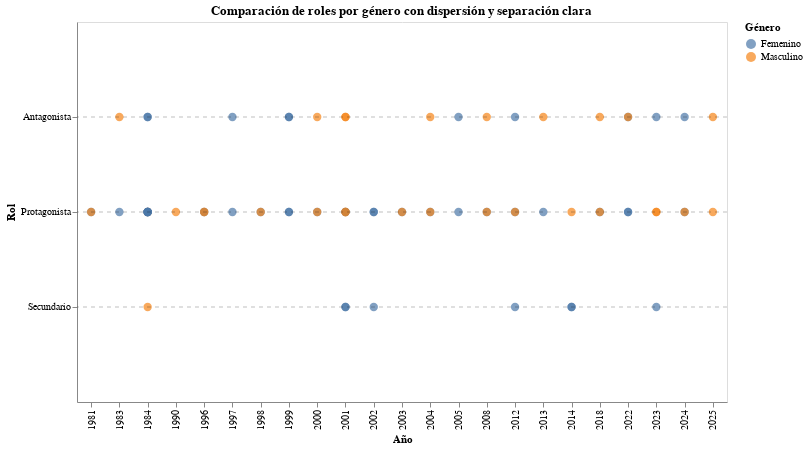

Notebook code cell kept with this figure:
### Code cell
import altair as alt
import pandas as pd

# Cargar datos
df = pd.read_excel('/content/database_limpia_intento2.xlsx')

# Orden de roles
role_order = ['Protagonista', 'Antagonista', 'Secundario']

chart = alt.Chart(df).mark_circle(size=70).encode(
    x=alt.X('año:O', title='Año'),
    y=alt.Y('roles:N', title='Rol', sort=role_order,
            scale=alt.Scale(padding=30)),  # separación visual por rol
    color=alt.Color('genero:N', title='Género'),
    yOffset='offset_jitter:Q',  # aplicamos combinación aquí
    tooltip=['personaje', 'roles', 'genero', 'año']
).transform_calculate(
    # offset por género + jitter aleatorio interno
    offset_jitter="(datum.genero == 'Femenino' ? 0.25 : -0.25) + ((random() - 0.5) * 0.4)"
).properties(
    title='Comparación de roles por género con dispersión y separación clara',
    width=650,
    height=380
)

# Añadir líneas divisorias entre roles
divider_df = pd.DataFrame({'y': role_order})
dividers = alt.Chart(divider_df).mark_rule(strokeDash=[4, 4], opacity=0.25).encode(y='y:N')

(chart + dividers)

### Figure 1 — Vega-Lite specification as saved in the notebook (floating-point values rounded to 4 significant figures)
{"config": {"view": {"continuousWidth": 300, "continuousHeight": 300}}, "layer": [{"data": {"name": "data-3c7b47b61f50ec7dff161e52dd49c752"}, "mark": {"type": "circle", "size": 70}, "encoding": {"color": {"field": "genero", "title": "Género", "type": "nominal"}, "tooltip": [{"field": "personaje", "type": "nominal"}, {"field": "roles", "type": "nominal"}, {"field": "genero", "type": "nominal"}, {"field": "año", "type": "quantitative"}], "x": {"field": "año", "title": "Año", "type": "ordinal"}, "y": {"field": "roles", "scale": {"padding": 30}, "sort": ["Protagonista", "Antagonista", "Secundario"], "title": "Rol", "type": "nominal"}, "yOffset": {"field": "offset_jitter", "type": "quantitative"}}, "title": "Comparación de roles por género con dispersión y separación clara", "transform": [{"calculate": "(datum.genero == 'Femenino' ? 0.25 : -0.25) + ((random() - 0.5) * 0.4)", "as": "offset_jitter"}]}, {"data": {"name": "data-89327bd7f3db8a554a0ee32d0e0aefe3"}, "mark": {"type": "rule", "opacity": 0.25, "strokeDash": [4, 4]}, "encoding": {"y": {"field": "y", "type": "nominal"}}}], "height": 380, "width": 650, "$schema": "https://vega.github.io/schema/vega-lite/v5.20.1.json", "datasets": {"data-3c7b47b61f50ec7dff161e52dd49c752": [{"personaje": "Marcia Espínola", "genero": "Femenino", "roles": "Protagonista", "teleserie": "La madrastra", "genero-teleserie": "Drama", "canal": "T13", "año": 1981, "tipo-de-accion": "Regresa después de 20 años para demostrar su inocencia", "estado-civil": "Casado", "fuerza-actua": "Perjudicada", "agrupaciones": "Conflictivo"}, {"personaje": "Esteban San Lucas", "genero": "Masculino", "roles": "Protagonista", "teleserie": "La madrastra", "genero-teleserie": "Drama", "canal": "T13", "año": 1981, "tipo-de-accion": "Le miente a sus hijos y encierra a su esposa en la cárcel ", "estado-civil": "Casado", "fuerza-actua": "Poderoso", "agrupaciones": "Dominante"}, {"personaje": "Dalia Venezzia", "genero": "Femenino", "roles": "Protagonista", "teleserie": "La noche del cobarde", "genero-teleserie": "Drama", "canal": "T13", "año": 1983, "tipo-de-accion": "Busca venganza de quien la violó", "estado-civil": "Soltero", "fuerza-actua": "Justicia", "agrupaciones": "Emotivo"}, {"personaje": "Almiro Villarrobles ", "genero": "Masculino", "roles": "Antagonista", "teleserie": "La noche del cobarde", "genero-teleserie": "Drama", "canal": "T13", "año": 1983, "tipo-de-accion": "Vuelve al pueblo donde viejas culpas lo persiguen", "estado-civil": "Soltero", "fuerza-actua": "Justicia", "agrupaciones": "Emotivo"}, {"personaje": "Hernán Ugalde ", "genero": "Masculino", "roles": "Protagonista", "teleserie": "La torre 10", "genero-teleserie": "Drama", "canal": "TVN", "año": 1984, "tipo-de-accion": "Llega a la torre pero se enfrenta con su exesposa y diversos problemas", "estado-civil": "Viudo", "fuerza-actua": "Perjudicada", "agrupaciones": "Conflictivo"}, {"personaje": "Thelma Bernhardt", "genero": "Femenino", "roles": "Antagonista", "teleserie": "La torre 10", "genero-teleserie": "Drama", "canal": "TVN", "año": 1984, "tipo-de-accion": "Enamorada, cobra venganzas y daña para que esten con ella", "estado-civil": "Soltero", "fuerza-actua": "Venganza", "agrupaciones": "Emotivo"}, {"personaje": "Teresa Rodríguez", "genero": "Femenino", "roles": "Protagonista", "teleserie": "Las herederas", "genero-teleserie": "Drama", "canal": "T13", "año": 1984, "tipo-de-accion": "Debe recibirse de periodista para obtener la herencia", "estado-civil": "Soltero", "fuerza-actua": "Obligada", "agrupaciones": "Emotivo"}, {"personaje": "Patricia Duval", "genero": "Femenino", "roles": "Protagonista", "teleserie": "Las herederas", "genero-teleserie": "Drama", "canal": "T13", "año": 1984, "tipo-de-accion": "Debe casarse con Rafael para obtener la herencia ", "estado-civil": "Soltero", "fuerza-actua": "Obligada", "agrupaciones": "Emotivo"}, {"personaje": "Isadora Duval", "genero": "Femenino", "roles": "Protagonista", "teleserie": "Las herederas", "genero-teleserie": "Drama", "canal": "T13", "año": 1984, "tipo-de-accion": "Debe dejar su carrera e irse a vivir a una hacienda para obtener la herencia", "estado-civil": "Soltero", "fuerza-actua": "Obligada", "agrupaciones": "Emotivo"}, {"personaje": "Ana María Zelada", "genero": "Femenino", "roles": "Protagonista", "teleserie": "Las herederas", "genero-teleserie": "Drama", "canal": "T13", "año": 1984, "tipo-de-accion": "Debe vivir con su madre a la que no conoce para recibir la herencia ", "estado-civil": "Soltero", "fuerza-actua": "Obligada", "agrupaciones": "Emotivo"}, {"personaje": "Gilda Díaz-Steiner", "genero": "Femenino", "roles": "Protagonista", "teleserie": "Las herederas", "genero-teleserie": "Drama", "canal": "T13", "año": 1984, "tipo-de-accion": "Debe volver al país para obtener la herencia", "estado-civil": "Soltero", "fuerza-actua": "Obligada", "agrupaciones": "Emotivo"}, {"personaje": "Ladislao Duval", "genero": "Masculino", "roles": "Secundario", "teleserie": "Las herederas", "genero-teleserie": "Drama", "canal": "T13", "año": 1984, "tipo-de-accion": "Deja una herencia a mujeres que no compartían nada en común", "estado-civil": "Soltero", "fuerza-actua": "Poderoso", "agrupaciones": "Dominante"}, {"personaje": "Artemisa Mykonos ", "genero": "Femenino", "roles": "Protagonista", "teleserie": "Los títeres", "genero-teleserie": "Drama", "canal": "T13", "año": 1984, "tipo-de-accion": "Busca venganza de quien le hacia bullying toda su vida", "estado-civil": "Prometido", "fuerza-actua": "Perjudicada", "agrupaciones": "Conflictivo"}, {"personaje": "Adriana Godan", "genero": "Femenino", "roles": "Antagonista", "teleserie": "Los títeres", "genero-teleserie": "Drama", "canal": "T13", "año": 1984, "tipo-de-accion": "Trata de dañar a la protagonista con el poder y la belleza que tiene", "estado-civil": "Soltero", "fuerza-actua": "Poderoso", "agrupaciones": "Dominante"}, {"personaje": "Leo Castillo ", "genero": "Masculino", "roles": "Protagonista", "teleserie": "¿Te conté?", "genero-teleserie": "Drama", "canal": "T13", "año": 1990, "tipo-de-accion": "Debe escoger entre dos enamoradas", "estado-civil": "Soltero", "fuerza-actua": "Líder", "agrupaciones": "Dominante"}, {"personaje": "Federico Valdivieso", "genero": "Masculino", "roles": "Protagonista", "teleserie": "Sucupira ", "genero-teleserie": "Comedia", "canal": "TVN", "año": 1996, "tipo-de-accion": "Se postula a alcalde con un pésimo programa", "estado-civil": "Soltero", "fuerza-actua": "Poderoso", "agrupaciones": "Dominante"}, {"personaje": "Mariana Montero", "genero": "Femenino", "roles": "Protagonista", "teleserie": "Sucupira ", "genero-teleserie": "Comedia", "canal": "TVN", "año": 1996, "tipo-de-accion": "Se postula a alcalde para poder tener más poder", "estado-civil": "Viudo", "fuerza-actua": "Poderoso", "agrupaciones": "Dominante"}, {"personaje": "Emilio", "genero": "Masculino", "roles": "Protagonista", "teleserie": "Playa salvaje", "genero-teleserie": "Comedia", "canal": "TVN", "año": 1996, "tipo-de-accion": "Joven surfista que debe enfrentar sus traumas del pasado", "estado-civil": "En relación", "fuerza-actua": "Perjudicada", "agrupaciones": "Conflictivo"}, {"personaje": "Paulina ", "genero": "Femenino", "roles": "Protagonista", "teleserie": "Playa salvaje", "genero-teleserie": "Drama", "canal": "T13", "año": 1997, "tipo-de-accion": "Novia de emilio que se preocupa de él pero sus miedos la frenan", "estado-civil": "En relación", "fuerza-actua": "Enamorada", "agrupaciones": "Emotivo"}, {"personaje": "Gabriela Ossandón", "genero": "Femenino", "roles": "Antagonista", "teleserie": "Playa salvaje", "genero-teleserie": "Drama", "canal": "T13", "año": 1997, "tipo-de-accion": "Dueña de una empresa que la conecta con una fallecida de la playa", "estado-civil": "Soltero", "fuerza-actua": "Poderoso", "agrupaciones": "Dominante"}, {"personaje": "Vaitea Ahoa Tuki ", "genero": "Femenino", "roles": "Protagonista", "teleserie": "Iorana ", "genero-teleserie": "Comedia romántica", "canal": "TVN", "año": 1998, "tipo-de-accion": "Se quiere casar pero no puede por el padre de su novio", "estado-civil": "Prometido", "fuerza-actua": "Perjudicada", "agrupaciones": "Conflictivo"}, {"personaje": "Cristián", "genero": "Masculino", "roles": "Protagonista", "teleserie": "Iorana ", "genero-teleserie": "Comedia romántica", "canal": "TVN", "año": 1998, "tipo-de-accion": "Se quiere casar pero su padre vuelve a la isla y debe resolver los conflictos que dejo", "estado-civil": "Prometido", "fuerza-actua": "Perjudicada", "agrupaciones": "Conflictivo"}, {"personaje": "Catalina Chamorro", "genero": "Femenino", "roles": "Protagonista", "teleserie": "La fiera", "genero-teleserie": "Comedia romántica", "canal": "TVN", "año": 1999, "tipo-de-accion": "La quieren casar obligada pero se mantiene alejada por su fuerte carácter", "estado-civil": "Soltero", "fuerza-actua": "Obligada", "agrupaciones": "Emotivo"}, {"personaje": "Magdalena Ossandón", "genero": "Femenino", "roles": "Antagonista", "teleserie": "La fiera", "genero-teleserie": "Comedia romántica", "canal": "TVN", "año": 1999, "tipo-de-accion": "Mantiene una relacion con el hermano de la protagonista pero busca dañarla", "estado-civil": "Soltero", "fuerza-actua": "Poderoso", "agrupaciones": "Dominante"}, {"personaje": "Emilia Patiño", "genero": "Femenino", "roles": "Protagonista", "teleserie": "Aquelarre", "genero-teleserie": "Drama", "canal": "TVN", "año": 1999, "tipo-de-accion": "Se hace cargo de administrar las tierras de su padre, se enamora del hijo de Elena", "estado-civil": "Prometido", "fuerza-actua": "Poderoso", "agrupaciones": "Dominante"}, {"personaje": "Elena Vergara", "genero": "Femenino", "roles": "Antagonista", "teleserie": "Aquelarre", "genero-teleserie": "Drama", "canal": "TVN", "año": 1999, "tipo-de-accion": "Es benefactora de su pueblo, odia a su hijo sobre todo", "estado-civil": "Soltero", "fuerza-actua": "Poderoso", "agrupaciones": "Dominante"}, {"personaje": "Jovanka Antich", "genero": "Femenino", "roles": "Protagonista", "teleserie": "Romané", "genero-teleserie": "Comedia romántica", "canal": "TVN", "año": 2000, "tipo-de-accion": "Joven madre que es humillada por su primer esposo y vuelve a Chile con un secreto", "estado-civil": "Soltero", "fuerza-actua": "Perjudicada", "agrupaciones": "Conflictivo"}, {"personaje": "Padre Juan Bautista Domínguez", "genero": "Masculino", "roles": "Protagonista", "teleserie": "Romané", "genero-teleserie": "Comedia romántica", "canal": "TVN", "año": 2000, "tipo-de-accion": "Padre que se enamora de la protagonista pero es hermano de su primer marido", "estado-civil": "Soltero", "fuerza-actua": "Perjudicada", "agrupaciones": "Conflictivo"}, {"personaje": "Rafael Antonio Domínguez", "genero": "Masculino", "roles": "Antagonista", "teleserie": "Romané", "genero-teleserie": "Comedia romántica", "canal": "TVN", "año": 2000, "tipo-de-accion": "Es padre de una hija de la protagonista pero no lo sabe", "estado-civil": "Soltero", "fuerza-actua": "Perjudicada", "agrupaciones": "Conflictivo"}, {"personaje": "Fernanda", "genero": "Femenino", "roles": "Secundario", "teleserie": "Amores de mercado", "genero-teleserie": "Comedia", "canal": "TVN", "año": 2001, "tipo-de-accion": "Enamorada de Rodolfo no sabe que es su otro hermano", "estado-civil": "Prometido", "fuerza-actua": "Enamorada", "agrupaciones": "Emotivo"}, {"personaje": "Betsabé", "genero": "Femenino", "roles": "Secundario", "teleserie": "Amores de mercado", "genero-teleserie": "Comedia", "canal": "TVN", "año": 2001, "tipo-de-accion": "Novia enamorada de Pelluco que no sabe que es otra persona quien trabaja en el mercado", "estado-civil": "Soltero", "fuerza-actua": "Enamorada", "agrupaciones": "Emotivo"}, {"personaje": "Pelluco", "genero": "Masculino", "roles": "Protagonista", "teleserie": "Amores de mercado", "genero-teleserie": "Comedia", "canal": "TVN", "año": 2001, "tipo-de-accion": "Es de clase media que trabaja en el mercado pero sin saberlo cambia de vida con su gemelo", "estado-civil": "Soltero", "fuerza-actua": "Afectado", "agrupaciones": "Emotivo"}, {"personaje": "Rodolfo", "genero": "Masculino", "roles": "Protagonista", "teleserie": "Amores de mercado", "genero-teleserie": "Comedia", "canal": "TVN", "año": 2001, "tipo-de-accion": "Es de clase alta, vive con lujos pero cambia de vida y entra a trabajar al mercado", "estado-civil": "Prometido", "fuerza-actua": "Afectado", "agrupaciones": "Emotivo"}, {"personaje": "Ignacio Valdés", "genero": "Masculino", "roles": "Antagonista", "teleserie": "Amores de mercado", "genero-teleserie": "Comedia", "canal": "TVN", "año": 2001, "tipo-de-accion": "Hermanastro que busca quedarse con Fernanda", "estado-civil": "Soltero", "fuerza-actua": "Ambición ", "agrupaciones": "Dominante"}, {"personaje": "Inés Clark García", "genero": "Femenino", "roles": "Protagonista", "teleserie": "Pampa ilusión", "genero-teleserie": "Comedia romántica", "canal": "TVN", "año": 2001, "tipo-de-accion": "Se hace pasar por hombre en el día para acercarse a su papá y descubrir su pasado", "estado-civil": "Soltero", "fuerza-actua": "Decisivo ", "agrupaciones": "Dominante"}, {"personaje": "José Miguel Inostroza", "genero": "Masculino", "roles": "Protagonista", "teleserie": "Pampa ilusión", "genero-teleserie": "Comedia romántica", "canal": "TVN", "año": 2001, "tipo-de-accion": "Se enamora pérdidamente de Inés, sin  saber que es hija de su patrón", "estado-civil": "Soltero", "fuerza-actua": "Enamorada", "agrupaciones": "Emotivo"}, {"personaje": "William Clark Stevensons", "genero": "Masculino", "roles": "Antagonista", "teleserie": "Pampa ilusión", "genero-teleserie": "Comedia romántica", "canal": "TVN", "año": 2001, "tipo-de-accion": "Es un empresario que odia a su hija y que tratara de hacer todo lo posible para vivir cómodo y en paz", "estado-civil": "Casado", "fuerza-actua": "Poderoso", "agrupaciones": "Dominante"}, {"personaje": "Olga Soto", "genero": "Femenino", "roles": "Protagonista", "teleserie": "El circo de las Montini", "genero-teleserie": "Comedia", "canal": "TVN", "año": 2002, "tipo-de-accion": "Dueña del circo que busca dejar a una de sus hijas a cargo", "estado-civil": "Viudo", "fuerza-actua": "Poderoso", "agrupaciones": "Dominante"}, {"personaje": "Olga segunda", "genero": "Femenino", "roles": "Protagonista", "teleserie": "El circo de las Montini", "genero-teleserie": "Comedia", "canal": "TVN", "año": 2002, "tipo-de-accion": "Hija preferida que esconde el secreto de su hija y cuando regresa trae problemas del pasado", "estado-civil": "Soltero", "fuerza-actua": "Poderoso", "agrupaciones": "Dominante"}, {"personaje": "Olga tercera", "genero": "Femenino", "roles": "Secundario", "teleserie": "El circo de las Montini", "genero-teleserie": "Comedia", "canal": "TVN", "año": 2002, "tipo-de-accion": "Hija de Olga segunda, se enamora de su papá sin saber quien es", "estado-civil": "Soltero", "fuerza-actua": "Perjudicada", "agrupaciones": "Conflictivo"}, {"personaje": "Valentina Fernández de Mercader", "genero": "Femenino", "roles": "Protagonista", "teleserie": "Machos", "genero-teleserie": "Drama", "canal": "T13", "año": 2003, "tipo-de-accion": "Esposa del connotado médico, padre de 7 hijos", "estado-civil": "Casado", "fuerza-actua": "Perjudicada", "agrupaciones": "Conflictivo"}, {"personaje": "Ángel Mercader", "genero": "Masculino", "roles": "Protagonista", "teleserie": "Machos", "genero-teleserie": "Drama", "canal": "T13", "año": 2003, "tipo-de-accion": "Famoso médico que trata de educar a sus hijos como machos", "estado-civil": "Casado", "fuerza-actua": "Poderoso", "agrupaciones": "Dominante"}, {"personaje": "Matilde del Solar", "genero": "Femenino", "roles": "Protagonista", "teleserie": "Los pincheira", "genero-teleserie": "Drama", "canal": "TVN", "año": 2004, "tipo-de-accion": "Esposa de Martin que sufre mucho por su infeliz matrimonio y es secuestrada para conseguir dinero", "estado-civil": "Casado", "fuerza-actua": "Perjudicada", "agrupaciones": "Conflictivo"}, {"personaje": "Miguel Molina Linares", "genero": "Masculino", "roles": "Protagonista", "teleserie": "Los pincheira", "genero-teleserie": "Drama", "canal": "TVN", "año": 2004, "tipo-de-accion": "Hijo mayor de su padre, al cual asesinaron, roba comida y secuestra mujeres para obtener dinero", "estado-civil": "Soltero", "fuerza-actua": "Perjudicada", "agrupaciones": "Conflictivo"}, {"personaje": "Martín Ortúzar", "genero": "Masculino", "roles": "Antagonista", "teleserie": "Los pincheira", "genero-teleserie": "Drama", "canal": "TVN", "año": 2004, "tipo-de-accion": "Poderoso heredero de tierras que está casado pero su esposa es secuestrada por Miguel", "estado-civil": "Casado", "fuerza-actua": "Poderoso", "agrupaciones": "Dominante"}, {"personaje": "Beatriz González", "genero": "Femenino", "roles": "Protagonista", "teleserie": "Brujas", "genero-teleserie": "Comedia dramática", "canal": "T13", "año": 2005, "tipo-de-accion": "Es humilde y trabaja como profesional del servicio. Se enamora del dueño que fallece y ella toma venganza", "estado-civil": "Viudo", "fuerza-actua": "Venganza", "agrupaciones": "Emotivo"}, {"personaje": "Cassandra García", "genero": "Femenino", "roles": "Antagonista", "teleserie": "Brujas", "genero-teleserie": "Comedia dramática", "canal": "T13", "año": 2005, "tipo-de-accion": "Es la principal sospechosa del la muerte del dueño, busca siempre alcanzar mejor posición laboral", "estado-civil": "En relación", "fuerza-actua": "Poderoso", "agrupaciones": "Dominante"}, {"personaje": "Leonor Amenábar Montt", "genero": "Femenino", "roles": "Protagonista", "teleserie": "El señor de la querencia", "genero-teleserie": "Drama", "canal": "TVN", "año": 2008, "tipo-de-accion": "Esposa de Echenique, comienza a enamorarse de Manuel", "estado-civil": "Casado", "fuerza-actua": "Enamorada", "agrupaciones": "Emotivo"}, {"personaje": "Manuel Pradenas Leiva", "genero": "Masculino", "roles": "Protagonista", "teleserie": "El señor de la querencia", "genero-teleserie": "Drama", "canal": "TVN", "año": 2008, "tipo-de-accion": "Es obrero del imperio Echenique, pero aun no conoce las relaciones que mantiene con la querencia", "estado-civil": "Soltero", "fuerza-actua": "Perjudicada", "agrupaciones": "Conflictivo"}, {"personaje": "José Luis Echeñique Valdivieso", "genero": "Masculino", "roles": "Antagonista", "teleserie": "El señor de la querencia", "genero-teleserie": "Drama", "canal": "TVN", "año": 2008, "tipo-de-accion": "Dueño del imperio, su esposa se enamora del obrero", "estado-civil": "Casado", "fuerza-actua": "Poderoso", "agrupaciones": "Dominante"}, {"personaje": "Cristina Moreno", "genero": "Femenino", "roles": "Protagonista", "teleserie": "Soltera otra vez", "genero-teleserie": "Comedia romántica", "canal": "T13", "año": 2012, "tipo-de-accion": "La deja su novio después de muchos años y comienza su nueva vida como soltera", "estado-civil": "Soltero", "fuerza-actua": "Celos", "agrupaciones": "Conflictivo"}, {"personaje": "Nicole Cerutti ", "genero": "Femenino", "roles": "Antagonista", "teleserie": "Soltera otra vez", "genero-teleserie": "Comedia romántica", "canal": "T13", "año": 2012, "tipo-de-accion": "La amante del novio, Cristina le tenía mucha envidia", "estado-civil": "Soltero", "fuerza-actua": "Celos", "agrupaciones": "Conflictivo"}, {"personaje": "Pedro Armstrong", "genero": "Masculino", "roles": "Protagonista", "teleserie": "Separados", "genero-teleserie": "Comedia romántica", "canal": "TVN", "año": 2012, "tipo-de-accion": "No le gusta su vida actual, decide separarse y comenzar de nuevo viviendo con puros hombres separados", "estado-civil": "Casado", "fuerza-actua": "Decisivo ", "agrupaciones": "Dominante"}, {"personaje": "Carola Cavada", "genero": "Femenino", "roles": "Secundario", "teleserie": "Separados", "genero-teleserie": "Comedia romántica", "canal": "TVN", "año": 2012, "tipo-de-accion": "Es exesposa del protagonista, actúa como la ex loca para poder conquistar nuevamente a Pedro", "estado-civil": "Soltero", "fuerza-actua": "Celos", "agrupaciones": "Conflictivo"}, {"personaje": "Verónica Díaz", "genero": "Femenino", "roles": "Protagonista", "teleserie": "Las vegas", "genero-teleserie": "Comedia romántica", "canal": "T13", "año": 2013, "tipo-de-accion": "Matriarca de la familia y del club nocturno, después de quedar viuda, debe salir adelante", "estado-civil": "Viudo", "fuerza-actua": "Poderoso", "agrupaciones": "Dominante"}, {"personaje": "Álvaro Sandoval", "genero": "Masculino", "roles": "Antagonista", "teleserie": "Las vegas", "genero-teleserie": "Comedia romántica", "canal": "T13", "año": 2013, "tipo-de-accion": "Manipula a la matriarca y se involucra en redes de narcotraficantes para poder controlar el club", "estado-civil": "Soltero", "fuerza-actua": "Poderoso", "agrupaciones": "Dominante"}, {"personaje": "Violeta Padilla", "genero": "Femenino", "roles": "Secundario", "teleserie": "Papá a la deriva", "genero-teleserie": "Comedia romántica", "canal": "MEGA", "año": 2014, "tipo-de-accion": "Se enamora de Bruno, pero tiene novio y están en distintas situaciones sociales", "estado-civil": "Soltero", "fuerza-actua": "Enamorada", "agrupaciones": "Emotivo"}, {"personaje": "Bruno Montt", "genero": "Masculino", "roles": "Protagonista", "teleserie": "Papá a la deriva", "genero-teleserie": "Comedia romántica", "canal": "MEGA", "año": 2014, "tipo-de-accion": "Capitán y padre de 3 hijos que se enamoró de Violeta", "estado-civil": "Soltero", "fuerza-actua": "Líder", "agrupaciones": "Dominante"}, {"personaje": "Rosario Quevedo", "genero": "Femenino", "roles": "Secundario", "teleserie": "Papá a la deriva", "genero-teleserie": "Comedia romántica", "canal": "MEGA", "año": 2014, "tipo-de-accion": "Quiere quedarse con Bruno, hace todo lo posible para enamorarlo", "estado-civil": "Soltero", "fuerza-actua": "Enamorada", "agrupaciones": "Emotivo"}, {"personaje": "María Elsa ", "genero": "Femenino", "roles": "Protagonista", "teleserie": "Perdona nuestros pecados", "genero-teleserie": "Drama", "canal": "MEGA", "año": 2018, "tipo-de-accion": "Hija favorita de su poderoso padre, se enamora de Reynaldo sin saber la venganza que él buscaba", "estado-civil": "Soltero", "fuerza-actua": "Perjudicada", "agrupaciones": "Conflictivo"}, {"personaje": "Padre Reynaldo Suárez", "genero": "Masculino", "roles": "Protagonista", "teleserie": "Perdona nuestros pecados", "genero-teleserie": "Drama", "canal": "MEGA", "año": 2018, "tipo-de-accion": "Llega al pueblo para cobrar venganza del suicidio de su hermana. Se enamora de María Elsa", "estado-civil": "Soltero", "fuerza-actua": "Perjudicada", "agrupaciones": "Conflictivo"}, {"personaje": "Armando Quiroga", "genero": "Masculino", "roles": "Antagonista", "teleserie": "Perdona nuestros pecados", "genero-teleserie": "Drama", "canal": "MEGA", "año": 2018, "tipo-de-accion": "Violó a la hermana de Reynaldo y solo sabe una persona. Trata de mantener su vida como era", "estado-civil": "Soltero", "fuerza-actua": "Poderoso", "agrupaciones": "Dominante"}, {"personaje": "Agustina Mackenna", "genero": "Femenino", "roles": "Protagonista", "teleserie": "Verdades ocultas", "genero-teleserie": "Drama", "canal": "MEGA", "año": 2022, "tipo-de-accion": "Su madre la vende y con el tiempo se entera, entre enredos de poder y amor", "estado-civil": "Soltero", "fuerza-actua": "Venganza", "agrupaciones": "Emotivo"}, {"personaje": "Rocío Verdugo", "genero": "Femenino", "roles": "Protagonista", "teleserie": "Verdades ocultas", "genero-teleserie": "Drama", "canal": "MEGA", "año": 2022, "tipo-de-accion": "Es humilde, pero sufre muchos chantajes por parte de su hermana", "estado-civil": "Soltero", "fuerza-actua": "Perjudicada", "agrupaciones": "Conflictivo"}, {"personaje": "Eliana Zapata", "genero": "Femenino", "roles": "Antagonista", "teleserie": "Verdades ocultas", "genero-teleserie": "Drama", "canal": "MEGA", "año": 2022, "tipo-de-accion": "Quería cobrar venganza por la muerte de su hermano, estaba resentida con su pasado. Quiere matar al hijo de Rocío", "estado-civil": "En relación", "fuerza-actua": "Venganza", "agrupaciones": "Emotivo"}, {"personaje": "Leonardo San Martín", "genero": "Masculino", "roles": "Antagonista", "teleserie": "Verdades ocultas", "genero-teleserie": "Drama", "canal": "MEGA", "año": 2022, "tipo-de-accion": "Su obsesión con las mujeres que amaba lo llevaron a matar a muchas personas ", "estado-civil": "Soltero", "fuerza-actua": "Decisivo ", "agrupaciones": "Dominante"}, {"personaje": "Baltazar Rodríguez ", "genero": "Masculino", "roles": "Protagonista", "teleserie": "La ley de Baltazar", "genero-teleserie": "Comedia dramática", "canal": "MEGA", "año": 2023, "tipo-de-accion": "Quiere volver a reconquistar a su viejo amor y vivir solo, pero sus hijos se interponen", "estado-civil": "Viudo", "fuerza-actua": "Perjudicada", "agrupaciones": "Conflictivo"}, {"personaje": "Margarita Fuentes", "genero": "Femenino", "roles": "Secundario", "teleserie": "La ley de Baltazar", "genero-teleserie": "Comedia dramática", "canal": "MEGA", "año": 2023, "tipo-de-accion": "Es monja, no puede estar con Baltazar", "estado-civil": "Soltero", "fuerza-actua": "Perjudicada", "agrupaciones": "Conflictivo"}, {"personaje": "Cristina Moya", "genero": "Femenino", "roles": "Antagonista", "teleserie": "La ley de Baltazar", "genero-teleserie": "Comedia dramática", "canal": "MEGA", "año": 2023, "tipo-de-accion": "Está casada con el hijo de Baltazar y quiere quedarse con la herencia", "estado-civil": "Casado", "fuerza-actua": "Malo", "agrupaciones": "Dominante"}, {"personaje": "Hernán Olmedo", "genero": "Masculino", "roles": "Protagonista", "teleserie": "Generación 98", "genero-teleserie": "Comedia dramática", "canal": "MEGA", "año": 2023, "tipo-de-accion": "Engaña a todos sus excompañeros del colegio para que inviertan en un resort falso", "estado-civil": "Soltero", "fuerza-actua": "Malo", "agrupaciones": "Dominante"}, {"personaje": "Soledad García", "genero": "Femenino", "roles": "Protagonista", "teleserie": "Como la vida misma", "genero-teleserie": "Comedia", "canal": "MEGA", "año": 2024, "tipo-de-accion": "Conoce a su pareja por Tinder y se atreven a convivir con sus hijos juntos como una familia", "estado-civil": "En relación", "fuerza-actua": "En paz", "agrupaciones": "Emotivo"}, {"personaje": "Alonso Valdés", "genero": "Masculino", "roles": "Protagonista", "teleserie": "Como la vida misma", "genero-teleserie": "Comedia", "canal": "MEGA", "año": 2024, "tipo-de-accion": "Conoce a su pareja por Tinder y se atreven a convivir con sus hijos juntos como una familia", "estado-civil": "En relación", "fuerza-actua": "En paz", "agrupaciones": "Emotivo"}, {"personaje": "Octavia Werner", "genero": "Femenino", "roles": "Antagonista", "teleserie": "Como la vida misma", "genero-teleserie": "Comedia", "canal": "MEGA", "año": 2024, "tipo-de-accion": "Quiere recuperar la custodia de su hijo, y tiene muchos conflictos con Alonso", "estado-civil": "Soltero", "fuerza-actua": "Celos", "agrupaciones": "Conflictivo"}, {"personaje": "Raimundo Casablanca", "genero": "Masculino", "roles": "Protagonista", "teleserie": "Los casablanca", "genero-teleserie": "Drama", "canal": "MEGA", "año": 2025, "tipo-de-accion": "Padre de familia con mucho dinero", "estado-civil": "Soltero", "fuerza-actua": "Poderoso", "agrupaciones": "Dominante"}, {"personaje": "Iván Casablanca", "genero": "Masculino", "roles": "Antagonista", "teleserie": "Los casablanca", "genero-teleserie": "Drama", "canal": "MEGA", "año": 2025, "tipo-de-accion": "Quiere robarle la fortuna a su hermano. Su esposa se enamora de Raimundo", "estado-civil": "Soltero", "fuerza-actua": "Malo", "agrupaciones": "Dominante"}], "data-89327bd7f3db8a554a0ee32d0e0aefe3": [{"y": "Protagonista"}, {"y": "Antagonista"}, {"y": "Secundario"}]}}
